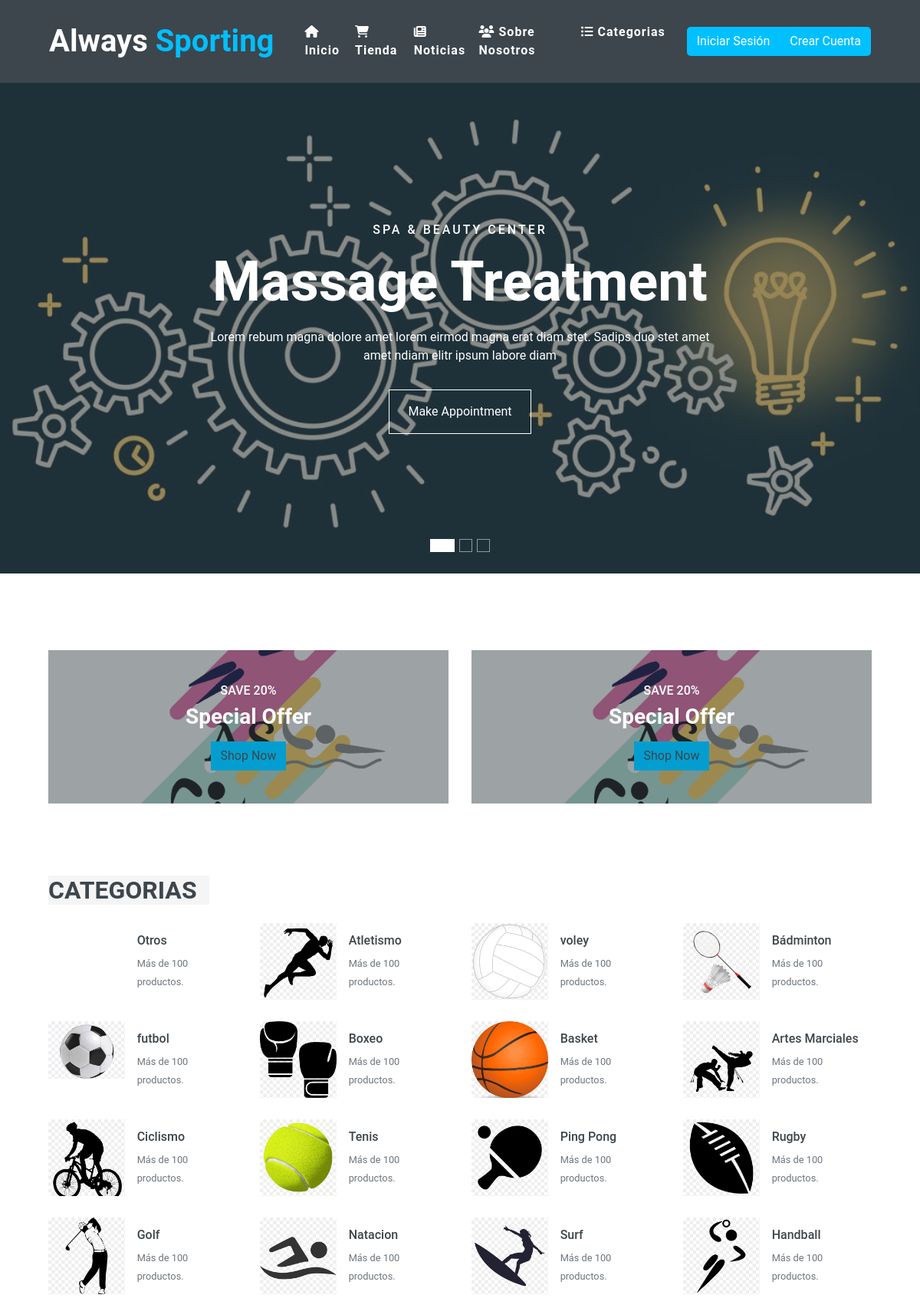
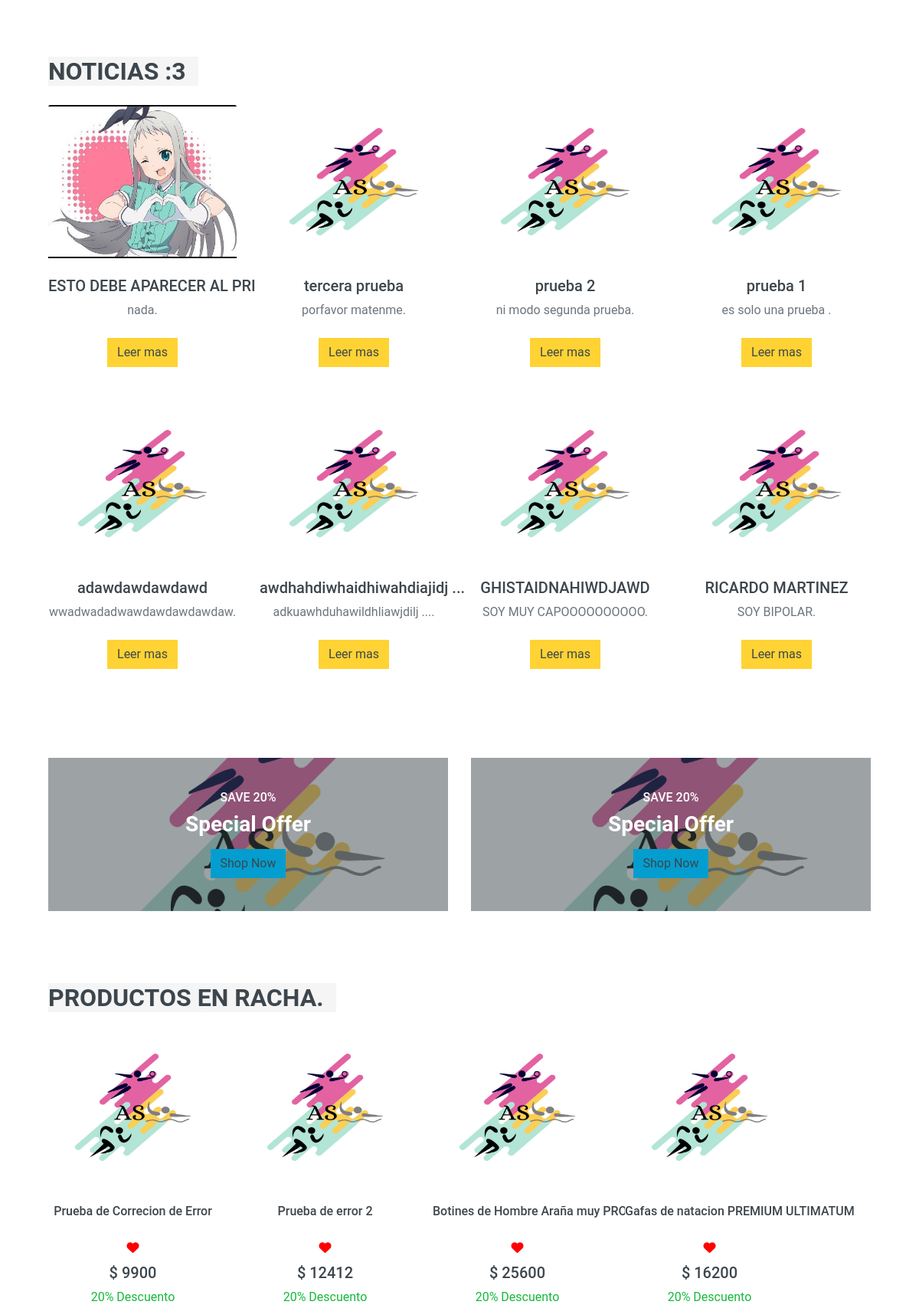
The page / (upper part) on the database its author committed (2 pictures, top to bottom).
### tables this page shows
CREATE TABLE `deportes` (
  `id_deporte` int(255) NOT NULL,
  `deporte` varchar(255) NOT NULL
);

CREATE TABLE `noticias` (
  `id` int(15) UNSIGNED NOT NULL,
  `titulo` varchar(250) NOT NULL,
  `descripcion` varchar(500) NOT NULL,
  `texto` text NOT NULL,
  `fecha_alta` datetime NOT NULL,
  `imagen` mediumblob NOT NULL
);

CREATE TABLE `productos` (
  `id` int(100) UNSIGNED NOT NULL,
  `nombre_prod` varchar(150) NOT NULL,
  `descripcion` varchar(250) NOT NULL,
  `texto` text NOT NULL,
  `id_deporte` int(100) NOT NULL,
  `precio` int(100) NOT NULL,
  `fecha_alta` datetime NOT NULL,
  `id_usuario` int(100) NOT NULL,
  `imagen` mediumblob NOT NULL ,
  `descuento` int(11) DEFAULT NULL,
  `cantidad` int(255) NOT NULL
);

### index.php (called while the page is built, shortened)
<?php
require_once "includes/config.php";
$sql = "SELECT * FROM `noticias` ORDER BY fecha_alta DESC LIMIT 8";
$res = mysqli_query($conn, $sql);
$noticias = mysqli_fetch_all($res, MYSQLI_ASSOC);
if (!$_GET) {
    $sql = "SELECT * FROM `productos` ORDER BY fecha_alta DESC LIMIT 8;";
    $res = mysqli_query($conn, $sql);
    $productos_nuevos = mysqli_fetch_all($res, MYSQLI_ASSOC);
}
$sql2 = "SELECT * FROM deportes";
$res2 = mysqli_query($conn, $sql2);
$categories = mysqli_fetch_all($res2, MYSQLI_ASSOC);
function limitar_cadena($cadena, $limite, $sufijo)
{
    if (strlen($cadena) > $limite) {
        return substr($cadena, 0, $limite) . $sufijo;
    }
    return $cadena;
}
require_once "views/layout.php";

### views/home.php (the view, shortened to what this page needs)
<link href="css/style.css" rel="stylesheet">
<div style="margin-right: 0px">
    <div class="container-fluid p-0 mb-1 pb-5">
        <div id="header-carousel" class="carousel slide carousel-fade" data-ride="carousel">
            <ol class="carousel-indicators">
                <li data-target="#header-carousel" data-slide-to="0" class="active"></li>
                <li data-target="#header-carousel" data-slide-to="1"></li>
                <li data-target="#header-carousel" data-slide-to="2"></li>
            </ol>
            <div class="carousel-inner">
                <div class="carousel-item position-relative active" style="min-height: 80vh;">
                    <img class="position-absolute w-100 h-100" src="img/progress.jpg" style="object-fit: cover;">
                    <div class="carousel-caption d-flex flex-column align-items-center justify-content-center">
                        <div class="p-3" style="max-width: 900px;">
                            <h6 class="text-white text-uppercase mb-3 animate__animated animate__fadeInDown" style="letter-spacing: 3px;">Spa & Beauty Center</h6>
                            <h3 class="display-3 text-capitalize text-white mb-3">Massage Treatment</h3>
                            <p class="mx-md-5 px-5">Lorem rebum magna dolore amet lorem eirmod magna erat diam stet. Sadips
                                duo stet amet amet ndiam elitr ipsum labore diam</p>
                            <a class="btn btn-outline-light py-3 px-4 mt-3 animate__animated animate__fadeInUp" href="#">Make Appointment</a>
                        </div>
                    </div>
                </div>
            </div>
        </div>
    </div>
    <div class="container-fluid pt-5 pb-3">
        <div class="row px-xl-5">
            <div class="col-md-6">
                <div class="product-offer mb-30" style="height: 200px;">
                    <img class="img-fluid" src="img/principal.png" alt="">
                    <div class="offer-text">
                        <h6 class="text-white text-uppercase">Save 20%</h6>
                        <h3 class="text-white mb-3">Special Offer</h3>
                        <a href="" class="btn text-dark" style="background-color:rgb(3 158 207);">Shop Now</a>
                    </div>
                </div>
            </div>
            <div class="col-md-6">
                <div class="product-offer mb-30" style="height: 200px;">
                    <img class="img-fluid" src="img/principal.png" alt="">
                    <div class="offer-text">
                        <h6 class="text-white text-uppercase">Save 20%</h6>
                        <h3 class="text-white mb-3">Special Offer</h3>
                        <a href="" class="btn text-dark" style="background-color:rgb(3 158 207);">Shop Now</a>
                    </div>
                </div>
            </div>
        </div>
    </div>
    <div class="container-fluid pt-5">
        <h2 class="section-title position-relative text-uppercase mx-xl-5 mb-4"><span class="bg-secondary pr-3">Categorias</span></h2>
            <div class="row px-xl-5 pb-3">
            <?php foreach ($categories as $categorie) { ?>
                <div class="col-lg-3 col-md-4 col-sm-6 pb-1">
                    <a class="text-decoration-none" href="index.php?id_cat=<?php echo $categorie['id_deporte']?>">
                        <div class="cat-item d-flex align-items-center mb-4">
                            <div class="overflow-hidden" style="width: 100px; height: 100px;">
                             <?php if (file_exists('img/categorias/' . $categorie['id_deporte'] . '.png')) { ?>
                                <img class="img-fluid" src="img/categorias/<?php echo $categorie['id_deporte']; ?>.png">
                            <?php }?>
                            </div>
                            <div class="flex-fill pl-3">
                                <h6><?php echo $categorie['deporte'] ?></h6>
                                <small class="text-body"> Más de 100 productos. </small>
                            </div>
                        </div>
                    </a>
                </div>
            <?php } ?>
            </div>
    </div>
    <div class="container-fluid pt-5 pb-3">
        <h2 class="section-title position-relative text-uppercase mx-xl-5 mb-4"><span class="bg-secondary pr-3">Noticias
                :3</span></h2>
        <div class="row px-xl-5">
            <?php
            foreach ($noticias as $noticia) { ?>
                <div class="col-lg-3 col-md-4 col-sm-6 pb-1">
                    <div class="product-item bg-light mb-4">
                        <div class="product-img position-relative overflow-hidden">
                            <?php if (file_exists('img/noticias/' . $noticia['id'] . '/principal.jpg')) { ?>
                                <img class="card-img-top" width="600" height="200" src="img/noticias/<?php echo $noticia['id']; ?>/principal.jpg">
                            <?php
                            } ?>
                            <div class="product-action">
                            </div>
                        </div>
                        <div class="text-center py-4">
                            <a class="h6 text-decoration-none text-truncate" href="">
                                <h5 align="center">
                                    <?php echo limitar_cadena($noticia['titulo'], 25, " ..."); ?>
                                </h5>
                            </a>
                            <div class="d-flex align-items-center justify-content-center mt-2">
                                <p class="card-text">
                                    <?php echo limitar_cadena($noticia['descripcion'], 25, " ...");
                                    $i = 0; ?>.
                                </p>
                            </div>
                            <br>
                            <a href="#" class="btn btn-primary">Leer mas</a>
                        </div>
                    </div>
                </div>
            <?php } ?>
        </div>
    </div>
    <div class="container-fluid pt-5 pb-3">
        <div class="row px-xl-5">
            <div class="col-md-6">
                <div class="product-offer mb-30" style="height: 200px;">
                    <img class="img-fluid" src="img/principal.png" alt="">
                    <div class="offer-text">
                        <h6 class="text-white text-uppercase">Save 20%</h6>
                        <h3 class="text-white mb-3">Special Offer</h3>
                        <a href="" class="btn text-dark" style="background-color:rgb(3 158 207);">Shop Now</a>
                    </div>
                </div>
            </div>
            <div class="col-md-6">
                <div class="product-offer mb-30" style="height: 200px;">
                    <img class="img-fluid" src="img/principal.png" alt="">
                    <div class="offer-text">
                        <h6 class="text-white text-uppercase">Save 20%</h6>
                        <h3 class="text-white mb-3">Special Offer</h3>
                        <a href="" class="btn text-dark" style="background-color:rgb(3 158 207);">Shop Now</a>
                    </div>
                </div>
            </div>
        </div>
    </div>
</div>
<div style="margin-right:  100px">
    <div class="container-fluid pt-5 pb-3">
        <h2 class="section-title position-relative text-uppercase mx-xl-5 mb-4"><span class="bg-secondary pr-3">
                Productos
                en racha. </span></h2>
        <div class="row px-xl-5">
            <?php foreach ($productos_nuevos as $nuevos) {
            ?>
                <div class="col-lg-3 col-md-4 col-sm-6 pb-1">
                    <div class="product-item bg-light mb-4">
                        <div class="product-img position-relative overflow-hidden">
                            <?php
                            if (file_exists('img/productos/' . $nuevos['id'] . '/principal.jpg')) { ?>
                                <img class="card-img-top" width="900" height="200" src="img/productos/<?php echo $nuevos['id']; ?>/principal.jpg">
                            <?php
                            } ?>
                            <div class="product-action">
                            </div>
                        </div>
                        <div class="text-center py-4">
                            <a class="h6 text-decoration-none text-truncate" href="products_read_more.php?id=<?php echo $nuevos['id'] ?>">
                                <?php echo $nuevos['nombre_prod'] ?>
                                <div align="center" &nbsp;&nbsp;>
                                    &nbsp;&nbsp;&nbsp;&nbsp;&nbsp;&nbsp;&nbsp;&nbsp;&nbsp;&nbsp;&nbsp;&nbsp;&nbsp;&nbsp;<a>
                                        <i class="fa-solid fa-heart" style="color:red;"></i> </a></div>
                            </a>
                            <div class="d-flex align-items-center justify-content-center mt-2">
                                <h5>$
                                    <?php echo $nuevos['precio'] ?>
                                </h5>
                            </div>
                            <div align="center">
                                <FONT COLOR="#15b83b">20% Descuento</FONT>
                            </div>
                        </div>
                        <br>
                    </div>
                </div>
            <?php } ?>
        </div>
    </div>
</div>

### css/xd.css (style rules this page uses)
body,html { height: 100%; width: 100%; margin: 0; padding: 0; background: #ffffff !important; }

### rows shown on the page
deportes: deporte "Otros"
deportes: shows a picture, deporte "Atletismo"
deportes: shows a picture, deporte "voley"
deportes: shows a picture, deporte "Bádminton"
deportes: shows a picture, deporte "futbol"
deportes: shows a picture, deporte "Boxeo"
deportes: shows a picture, deporte "Basket"
deportes: shows a picture, deporte "Artes Marciales"
deportes: shows a picture, deporte "Ciclismo"
deportes: shows a picture, deporte "Tenis"
deportes: shows a picture, deporte "Ping Pong"
deportes: shows a picture, deporte "Rugby"
deportes: shows a picture, deporte "Golf"
deportes: shows a picture, deporte "Natacion"
deportes: shows a picture, deporte "Surf"
deportes: shows a picture, deporte "Handball"
noticias: shows a picture, titulo "ESTO DEBE APARECER AL PRI ...", descripcion "nada"
noticias: titulo "tercera prueba", descripcion "porfavor matenme"
noticias: titulo "prueba 2", descripcion "ni modo segunda prueba"
noticias: titulo "prueba 1", descripcion "es solo una prueba"
noticias: titulo "adawdawdawdawd", descripcion "wwadwadadwawdawdawdawdaw"
noticias: titulo "awdhahdiwhaidhiwahdiajidj ...", descripcion "adkuawhduhawildhliawjdilj ..."
noticias: titulo "GHISTAIDNAHIWDJAWD", descripcion "SOY MUY CAPOOOOOOOOOO"
noticias: titulo "RICARDO MARTINEZ", descripcion "SOY BIPOLAR"
productos: nombre_prod "Prueba de Correcion de Error", precio "9900"
productos: nombre_prod "Prueba de error 2", precio "12412"
productos: nombre_prod "Botines de Hombre Araña muy PROS", precio "25600"
productos: nombre_prod "Gafas de natacion PREMIUM ULTIMATUM", precio "16200"
